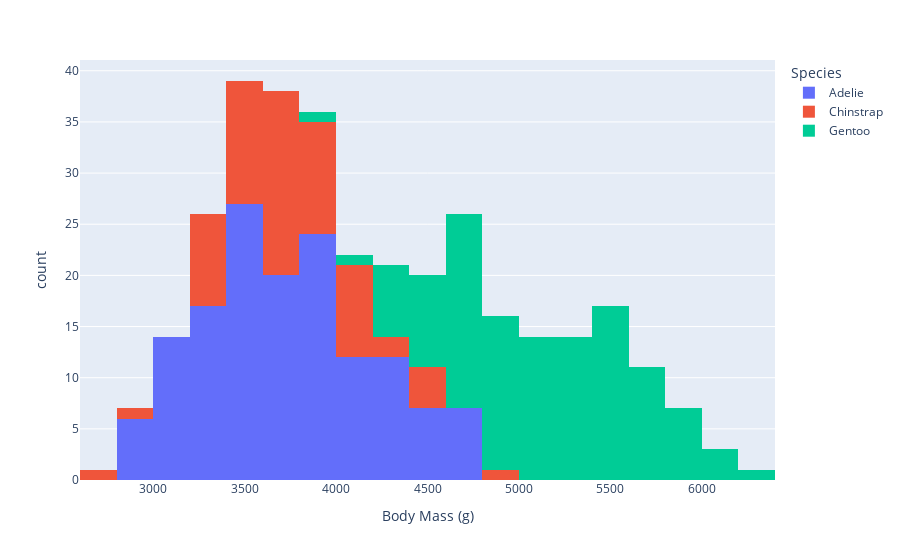

Notebook cell for this chart:
### Code cell
px.histogram(df,x='Body Mass (g)',color='Species')

### Figure 1 — Plotly figure (JSON) as saved in the notebook; plotly's stock layout.template omitted (floating-point values rounded to 4 significant figures; data arrays with more than 128 entries replaced by an {"elided": "..."} marker saying what was removed)
{"data": [{"alignmentgroup": "True", "bingroup": "x", "hovertemplate": "Species=Adelie<br>Body Mass (g)=%{x}<br>count=%{y}<extra></extra>", "legendgroup": "Adelie", "marker": {"color": "#636efa", "pattern": {"shape": ""}}, "name": "Adelie", "offsetgroup": "Adelie", "orientation": "v", "showlegend": true, "type": "histogram", "x": {"elided": "146 int values"}, "xaxis": "x", "yaxis": "y"}, {"alignmentgroup": "True", "bingroup": "x", "hovertemplate": "Species=Chinstrap<br>Body Mass (g)=%{x}<br>count=%{y}<extra></extra>", "legendgroup": "Chinstrap", "marker": {"color": "#EF553B", "pattern": {"shape": ""}}, "name": "Chinstrap", "offsetgroup": "Chinstrap", "orientation": "v", "showlegend": true, "type": "histogram", "x": [3500, 3900, 3650, 3525, 3725, 3950, 3250, 3750, 4150, 3700, 3800, 3775, 3700, 4050, 3575, 4050, 3300, 3700, 3450, 4400, 3600, 3400, 2900, 3800, 3300, 4150, 3400, 3800, 3700, 4550, 3200, 4300, 3350, 4100, 3600, 3900, 3850, 4800, 2700, 4500, 3950, 3650, 3550, 3500, 3675, 4450, 3400, 4300, 3250, 3675, 3325, 3950, 3600, 4050, 3350, 3450, 3250, 4050, 3800, 3525, 3950, 3650, 3650, 4000, 3400, 3775, 4100, 3775], "xaxis": "x", "yaxis": "y"}, {"alignmentgroup": "True", "bingroup": "x", "hovertemplate": "Species=Gentoo<br>Body Mass (g)=%{x}<br>count=%{y}<extra></extra>", "legendgroup": "Gentoo", "marker": {"color": "#00cc96", "pattern": {"shape": ""}}, "name": "Gentoo", "offsetgroup": "Gentoo", "orientation": "v", "showlegend": true, "type": "histogram", "x": [4500, 5700, 4450, 5700, 5400, 4550, 4800, 5200, 4400, 5150, 4650, 5550, 4650, 5850, 4200, 5850, 4150, 6300, 4800, 5350, 5700, 5000, 4400, 5050, 5000, 5100, 5650, 4600, 5550, 5250, 4700, 5050, 6050, 5150, 5400, 4950, 5250, 4350, 5350, 3950, 5700, 4300, 4750, 5550, 4900, 4200, 5400, 5100, 5300, 4850, 5300, 4400, 5000, 4900, 5050, 4300, 5000, 4450, 5550, 4200, 5300, 4400, 5650, 4700, 5700, 5800, 4700, 5550, 4750, 5000, 5100, 5200, 4700, 5800, 4600, 6000, 4750, 5950, 4625, 5450, 4725, 5350, 4750, 5600, 4600, 5300, 4875, 5550, 4950, 5400, 4750, 5650, 4850, 5200, 4925, 4875, 4625, 5250, 4850, 5600, 4975, 5500, 5500, 4700, 5500, 4575, 5500, 5000, 5950, 4650, 5500, 4375, 5850, 6000, 4925, 4850, 5750, 5200, 5400], "xaxis": "x", "yaxis": "y"}], "layout": {"barmode": "relative", "legend": {"title": {"text": "Species"}, "tracegroupgap": 0}, "margin": {"t": 60}, "xaxis": {"anchor": "y", "domain": [0, 1], "title": {"text": "Body Mass (g)"}}, "yaxis": {"anchor": "x", "domain": [0, 1], "title": {"text": "count"}}}}
